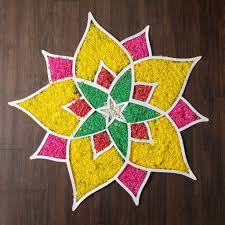
#> input picture backend/test_input.jpg, 225 x 225 px
$ python -i image_converter.py   (imports and definitions only)
#> lines starting #> are read from the running program, lines starting #| are printed output that depends on the picture; after the words box and inside, x2 and y2 are one past the last pixel; in counts of white or black regions, pixels touching at a corner belong together
#> further down, picture is the input picture: shape (225, 225, 3); mean B, G, R 65.5, 100.7, 123.2
from typing import Tuple, Dict, List, Sequence
import numpy as np
import cv2

# Image -> Kolam-like SVG converter with two modes:
# - 'contour' (default): edges + contours + polyline simplify
# - 'vector': adaptive threshold + morphology + smoothing (Catmull-Rom -> Bezier)


# [6 lines left out: function _svg_header, not called in this run]


def _svg_footer() -> str:
    return '</svg>'


# [65 lines left out: functions _svg_path_poly, _svg_path_beziers, _catmull_rom_to_bezier, not called in this run]


def _preprocess_vector(img: np.ndarray, thresh_block: int = 21, thresh_C: int = 5) -> np.ndarray:
    # Grayscale + contrast + denoise + adaptive threshold to binary
#> called with thresh_block = 21, thresh_C = 5
    gray = cv2.cvtColor(img, cv2.COLOR_BGR2GRAY)
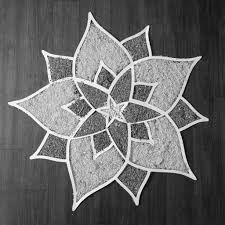
#> gray: shape (225, 225); min 1, max 255, mean 103.4
    clahe = cv2.createCLAHE(clipLimit=2.0, tileGridSize=(8, 8))
    eq = clahe.apply(gray)
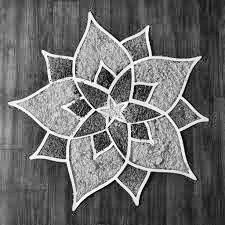
#> eq: shape (225, 225); min 1, max 255, mean 108.1
    den = cv2.bilateralFilter(eq, 7, 75, 75)
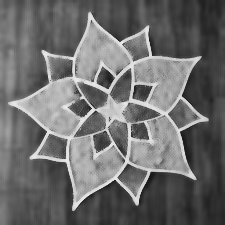
#> den: shape (225, 225); min 24, max 235, mean 108.3
    bin_img = cv2.adaptiveThreshold(den, 255, cv2.ADAPTIVE_THRESH_GAUSSIAN_C, cv2.THRESH_BINARY_INV, thresh_block | 1, thresh_C)
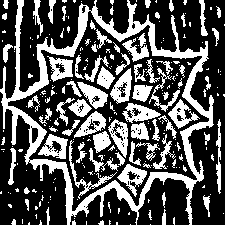
#> bin_img: shape (225, 225); 33.8% white; 259 white regions (184 under 20 px), largest, box (x1, y1, x2, y2) and area: (0, 0, 214, 225) 6851, (110, 68, 132, 104) 399, (77, 82, 108, 109) 390
    # Morphological cleanup
    kernel = np.ones((3, 3), np.uint8)
    bin_img = cv2.morphologyEx(bin_img, cv2.MORPH_OPEN, kernel, iterations=1)
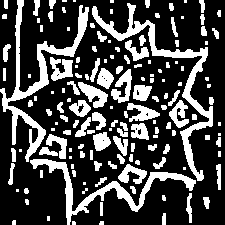
#> bin_img: shape (225, 225); 27.8% white; 151 white regions (51 under 20 px), largest, box (x1, y1, x2, y2) and area: (0, 0, 89, 162) 2268, (92, 3, 213, 181) 2196, (30, 159, 196, 225) 1694
    bin_img = cv2.morphologyEx(bin_img, cv2.MORPH_CLOSE, kernel, iterations=1)
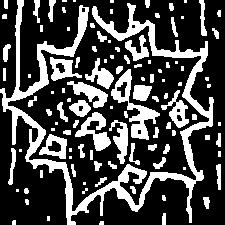
#> bin_img: shape (225, 225); 28.6% white; 108 white regions (39 under 20 px), largest, box (x1, y1, x2, y2) and area: (0, 0, 214, 225) 6794, (111, 69, 160, 140) 945, (75, 112, 111, 151) 582
    return bin_img


# [127 lines left out: functions _find_main_contours, _resample, image_to_kolam_svg, not called in this run]

>>> import cv2
>>> picture = cv2.imread('../test_input.jpg')
>>> result = _preprocess_vector(picture)
